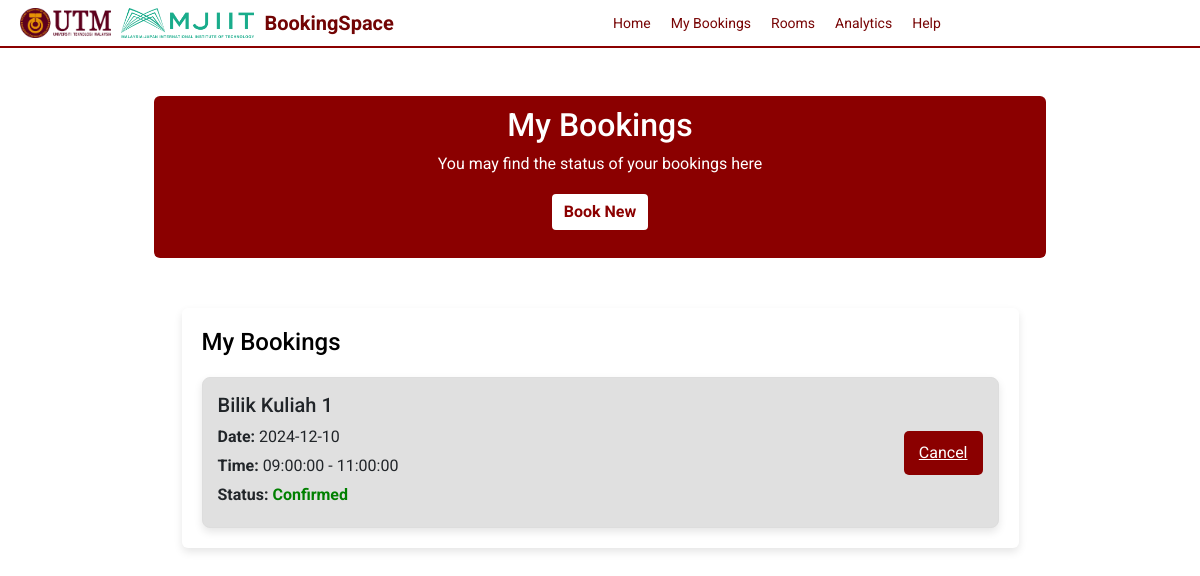
The app's page /my_bookings.php (signed in) with its own data.
### tables this page shows
CREATE TABLE IF NOT EXISTS bookings (
    booking_id INT AUTO_INCREMENT PRIMARY KEY,
    user_id INT NOT NULL,
    room_id INT NOT NULL,
    booking_date DATE NOT NULL,
    start_time TIME NOT NULL,
    end_time TIME NOT NULL,
    status ENUM('Confirmed', 'Cancelled', 'Completed') NOT NULL DEFAULT 'Confirmed',
    FOREIGN KEY (user_id) REFERENCES users(user_id),
    FOREIGN KEY (room_id) REFERENCES rooms(room_id)
);

CREATE TABLE IF NOT EXISTS rooms (
    room_id INT AUTO_INCREMENT PRIMARY KEY,
    room_name VARCHAR(255) NOT NULL,
    location VARCHAR(255) NOT NULL,
    capacity INT NOT NULL,
    equipment TEXT,   
    pricing DECIMAL(10, 2) DEFAULT 0.00,
    image VARCHAR(255),   
    status ENUM('Available', 'Booked', 'Maintenance') NOT NULL DEFAULT 'Available'
);

### my_bookings.php (the view, shortened to what this page needs)
<?php
include 'config.php';
$user_id = $_SESSION['user_id'];
$sql = "SELECT b.*, r.room_name
        FROM bookings b
        JOIN rooms r ON b.room_id = r.room_id
        WHERE b.user_id = ?
        ORDER BY b.booking_date DESC, b.start_time DESC";
$stmt = $conn->prepare($sql);
$stmt->bind_param("i", $user_id);
$stmt->execute();
$result = $stmt->get_result();
?>
<!DOCTYPE html>
<html lang="en">
<head>
    <link href="https://cdn.jsdelivr.net/npm/bootstrap@5.3.0/dist/css/bootstrap.min.css" rel="stylesheet">
</head>
<body>
    <div class="navbar">
        <div class="navbar-title">
            <img src="UTM-LOGO-FULL.png" alt="UTM Logo">
            <img src="Mjiit RoomMaster logo.png" alt="MJIIT Logo">
            <p>BookingSpace</p>
        </div>
        <div class="navbar-links">
            <a href="home.php">Home</a>
            <a href="#">My Bookings</a>
            <a href="rooms.php">Rooms</a>
            <a href="#">Analytics</a>
            <a href="#">Help</a>
        </div>
    </div>
    <div class="container my-5">
        <div class="booking-header mb-4">
            <h2>My Bookings</h2>
            <p>You may find the status of your bookings here</p>
            <button class="btn btn-book-new mb-3">Book New</button>
        </div>
        <div class="my-booking-container">
            <h4 style="text-align: left; color: #000000; margin-bottom: 20px;">My Bookings</h4>
            <div class="booking-list">
                <?php
                if ($result->num_rows > 0) {
                    while ($row = $result->fetch_assoc()) {
                        echo '
                        <div class="booking-item">
                            <div class="booking-details">
                                <h5>' . htmlspecialchars($row['room_name']) . '</h5>
                                <p><strong>Date:</strong> ' . htmlspecialchars($row['booking_date']) . '</p>
                                <p><strong>Time:</strong> ' . htmlspecialchars($row['start_time']) . ' - ' . htmlspecialchars($row['end_time']) . '</p>
                                <p><strong>Status:</strong> <span class="' . (htmlspecialchars($row['status']) === 'Confirmed' ? 'status-confirmed' : (htmlspecialchars($row['status']) === 'Pending' ? 'status-pending' : 'status-rejected')) . '">' . htmlspecialchars($row['status']) . '</span></p>
                            </div>
                            <a href="cancel_booking.php?id=' . htmlspecialchars($row['booking_id']) . '" class="cancel-btn" onclick="return confirm(\'Are you sure you want to cancel this booking?\')">Cancel</a>
                        </div>';
                    }
                } else {
                    echo '<p>You have no bookings at the moment.</p>';
                }
                ?>
            </div>
        </div>
    </div>
</body>
</html>

### my_bookings.php (style rules this page uses)
body { font-family: 'Roboto', Arial, sans-serif; margin: 0; padding: 0; background-image: url('bg website.png'); background-size: cover; background-repeat: no-repeat; background-attachment: fixed; background-position: center; }
.navbar { display: flex; align-items: center; background-color: rgba(255, 255, 255, 0.9); color: rgb(114, 4, 4); padding: 8px 20px; justify-content: space-between; width: 100%; border-bottom: 2px solid #8B0000; z-index: 10; }
.navbar-title { display: flex; align-items: center; }
.navbar-title img { max-height: 30px; margin-right: 10px; }
.navbar-title p { font-weight: bold; font-size: 20px; margin: 0; }
.navbar-links { display: flex; align-items: center; }
.navbar-links a { color: rgb(119, 4, 4); text-decoration: none; margin-right: 20px; font-size: 14px; }
.booking-header { background-color: #8B0000; color: white; padding: 10px; border-radius: 6px; text-align: center; width: 80%; margin-left: auto; margin-right: auto; }
.my-booking-container { margin-top: 50px; padding: 20px; background-color: white; border-radius: 6px; width: 75%; max-width: 900px; margin-left: auto; margin-right: auto; box-shadow: 0 4px 8px rgba(0, 0, 0, 0.1); }
.booking-list { display: flex; flex-direction: column; gap: 20px; }
.booking-item { background-color: #e0e0e0; padding: 15px; border-radius: 8px; border: 1px solid #ddd; box-shadow: 0 4px 8px rgba(0, 0, 0, 0.1); display: flex; justify-content: space-between; align-items: center; }
.booking-details { flex-grow: 1; margin-right: 20px; }
.booking-item p { margin: 5px 0; }
.status-confirmed { color: green; font-weight: bold; }
.cancel-btn { background-color: #8B0000; color: white; border: none; border-radius: 5px; padding: 10px 15px; cursor: pointer; margin-left: auto; }
.btn-book-new { background-color: white; color: #8B0000; border: 2px solid #8B0000; font-weight: bold; }

### records on screen
bookings: room.room_name "Bilik Kuliah 1", booking_date "2024-12-10", start_time "09:00:00", end_time "11:00:00", status "Confirmed"
